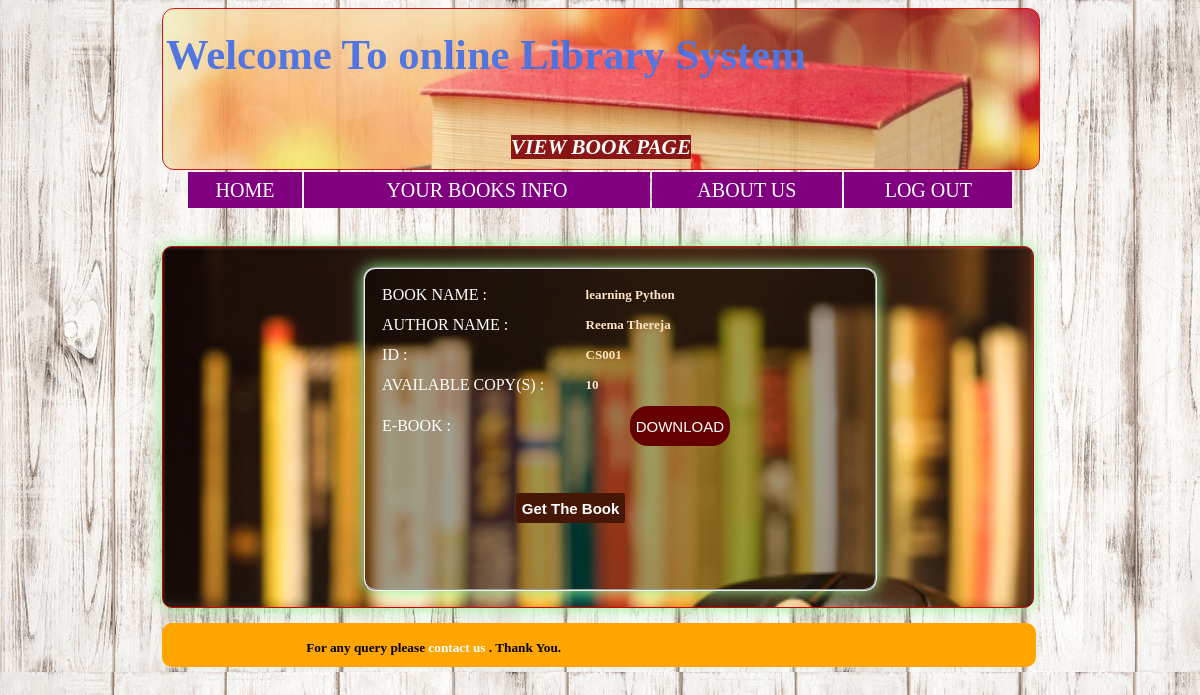
The app's page /view_book.php?id=CS001 with its own data.
### tables this page shows
CREATE TABLE `book` (
  `b_id` varchar(255) NOT NULL,
  `booksname` varchar(50) NOT NULL,
  `authorname` varchar(50) NOT NULL,
  `copies` varchar(20) NOT NULL,
  `avl_cpy` int(100) NOT NULL,
  `dept` varchar(50) NOT NULL,
  `file_name` varchar(255) NOT NULL,
  `path` varchar(200) NOT NULL
);

### view_book.php (the view, shortened to what this page needs)
<?php
$msg="";
include("conn.php");
$id=$_GET['id'];
$query="select * from book where `book`.`b_id`= '$id'";
$query1=mysqli_query($conn,$query);
$ros=mysqli_fetch_array($query1);
$book_name=$ros['booksname'];
$auth_name=$ros['authorname'];
$avl_cpy=$ros['avl_cpy'];
?>
<html>
<head><title>View Book</title>
</head>
<body>
  <div class="box">
   <table  style =" font-size:16pt"  align="center" width="100%" height="100%" >
      <tr>
        <td style="color:royalblue"><h1><marquee>
        Welcome To online Library System
            </marquee></h1></td>
      </tr>
      <tr>
        <td  align="center"><b><i>
        <mark style="background-color:maroon;color:white">VIEW BOOK PAGE</mark></i></b></td>
      </tr>
    </table>
  </div>
   <table id="table1">
	<tr>
		<td class="td1">
			<a href="sdb.php">HOME</a>
		</td>
		<td class="td1">
			<a href="sbooks.php">YOUR BOOKS INFO</a>
		</td>
		<td class="td1">
			<a href="">ABOUT US</a>
		</td>
		<td class="td1">
			<a href="index.php">LOG OUT</a>
		</td>
	</tr>
</table>
    <br>
    <br>
   <div  class="boxtwo" style="border:solid 1px #CF0403;border-radius: 10px; width:73.5%; height:360px; margin-left:13%;background-color:white">
        <fieldset style="background:rgba(0,0,0,0.38)" class="five">
            <form method="post">
<table  id="table2">
	<tr>
		<td  class="td2">
		BOOK NAME :
		</td>
		<td class="td3">
            <?php echo $book_name; ?>
		</td>
	</tr>
	<tr>
		<td class="td2">
	    AUTHOR NAME :
	    </td>
		<td class="td3">
            <?php echo $auth_name; ?>
		</td>
	</tr>
	<tr>
		<td class="td2">
		ID :
		</td>
		<td class="td3">
			<?php echo $id; ?>
		</td>
	</tr>
	<tr>
		<td class="td2">
		AVAILABLE COPY(S) :
		</td>
		<td class="td3">
			<?php echo $avl_cpy; ?>
		</td>
	</tr>
	<tr>
		<td class="td2">
		E-BOOK :
		</td>
		<td class="td2">
			<input type="submit" name="sub" value="DOWNLOAD">
		</td>
	</tr>
	<tr>
		<td style="padding-top: 40px;padding-left: 95px">
		<input type="submit" value="Get The Book" name="rqst" style="background: #461705;border-radius: 2px;height: 30px;border: none;font-weight: bold;color: white" >
		</td>
        <td style="color:yellow;font-weight:bold;text-align:center;padding-top:30px;padding-left:50px"><?php echo $msg; ?></td>
	</tr>
</table>
                </form>
      </fieldset>
      </div >
     <div class="boxthree" style="background-color:orange; border:solid 2px orange;border-radius: 10px; width:73.5%; height:40px; margin-left:13%; margin-top:15px" >
      <marquee behavior="alternate" direction="right" loop="1" style="margin-right:38%" align="center"><h5 style="line-height:1px;">For any query please <a href="aboutus.php">contact us</a> . Thank You.</h5></marquee>
    </div>
  </body>
</html>

### view_book.php (style rules this page uses)
body { background: url(2.jpg); }
#table1 { width: 70%; text-align: center; height: 40px; margin-left: 15%; font-size: 20px; }
#table2 { color: white; }
.td1 { padding: 1px; background-color: purple; }
.td2 { padding: 5px; }
a { text-decoration: none; color: white; }
.box { width:74%; height:160px; border:solid 1px #CF0403; background-image: url("lib.jpeg"); background-size: cover; margin-left: 13%; opacity: .9; border-radius:12px; }
.boxtwo { background-image: url("lg3.jpg"); background-size: cover; box-shadow:0px 0px 15px lightgreen; border-radius:12px; }
.five { padding:10px 0px 10px 10px; width: 500PX; margin-top: 20px; margin-left: 23%; height:300px; border-radius:12px; margin-right: 5%; box-shadow:0px 0px 15px lightgreen; font-size:22px; }
.five input[type="submit"] { font-size:15px; text-align:center; border:none; height:40px; margin-left:40% ; background:#660000; color:#FFFFFF; border-radius:18px; }
.td3 { font-size: 13px; font-family: cambria; color: bisque; font-weight: bold; }

### records on screen
book: booksname "learning Python", authorname "Reema Thereja", avl_cpy "10"

### other values on screen
$id "CS001"
